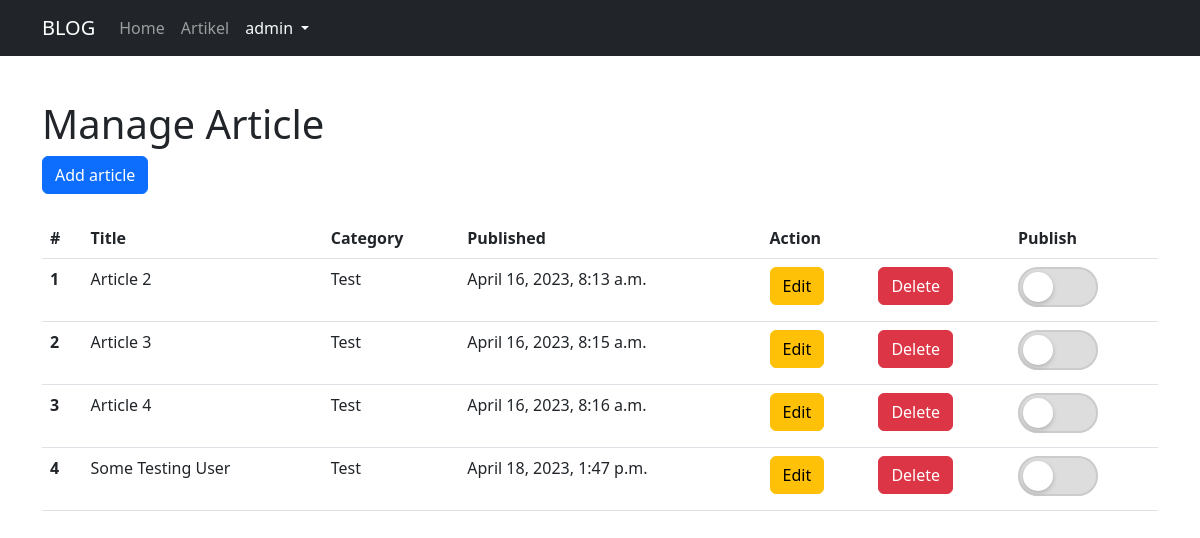
The app's page /article/manage/ (signed in) with its own data.
### article/models.py (models this page shows, shortened)
class Article(models.Model):
	title		= models.CharField(max_length=255)
	body 		= models.TextField()
	category_choices = [
		('Test', 'Test'),
		('News', 'News'),
		('Sport', 'Sport'),
	]
	category 	= models.CharField(
		max_length=10,
		choices=category_choices,
		default='Test'
	)
	published	= models.DateTimeField(auto_now_add=True)
	updated 	= models.DateTimeField(auto_now=True)
	slug		= models.SlugField(blank=True, editable=False)

### article/views.py (the view)
# urls.py: path('manage/', ArticleManageView.as_view(), name='manage'),
@method_decorator(login_required, name='dispatch')
class ArticleManageView(ListView):
	model = Article
	template_name = "article/article_manage.html"
	context_object_name = 'article_list'
	def get(self, *args, **kwargs):
		print(self.request.user.get_all_permissions())
		return super().get(self.request, *args, **kwargs)

### article/templates/article/article_manage.html (shortened to what this page needs)
{% extends "base.html" %}
{% load static %}
{% block contents %}
<link rel="stylesheet" type="text/css" href="{% static 'switch.css' %}">
    <h1>Manage Article</h1>
    <a class="btn btn-primary btn-block" href="{% url 'article:create' %}">Add article</a>
    <table class="table mt-4">
	  <thead class="thead-dark">
	    <tr>
	      <th scope="col">#</th>
	      <th scope="col">Title</th>
	      <th scope="col">Category</th>
	      <th scope="col">Published</th>
	      <th scope="col">Action</th>
		  <th></th>
		  <th>Publish</th>
	    </tr>
	  </thead>
	  <tbody>
	    {% for article in article_list %}
	    <tr>
	      <th scope="row">{{forloop.counter}}</th>
	      <td>{{article.title}}</td>
	      <td>{{article.category}}</td>
	      <td>{{article.published}}</td>
	      <td>
			<a class="btn btn-warning" href="{% url 'article:update' article.id %}">Edit</a>
		  </td>
		  <td>
	      	<a class="btn btn-danger" href="{% url 'article:delete' article.id %}">Delete</a>
	      </td>
		  <td>
		  	<label class="toggle-switch">
				<div class="toggle-switch-background">
					<div class="toggle-switch-handle"></div>
				</div>
			</label>
		</td>
	    </tr>
	    {% endfor %}
	  </tbody>
	</table>
{% endblock contents %}

### templates/snippets/navbar.html (shortened to what this page needs)
<nav class="navbar fixed-top navbar-expand-lg navbar-dark bg-dark">
  <div class="container">
	  <a class="navbar-brand" href="{% url 'home' %}">BLOG</a>
	  <div class="collapse navbar-collapse" id="navbarNavDropdown">
	    <ul class="navbar-nav">
	      <li class="nav-item">
	        <a class="nav-link" href="{% url 'home' %}">Home</a>
	      </li>
	      <li class="nav-item">
	        <a class="nav-link" href="{% url 'article:list' 1 %}">Artikel</a>
	      </li>
		{% if user.is_authenticated %}
		<li class="nav-item dropdown ml-auto">
	        <a class="nav-link dropdown-toggle text-light" href="#" id="navbarDropdownMenuLink" role="button" data-bs-toggle="dropdown" aria-haspopup="true" aria-expanded="false">
	          {{user}}
	        </a>
	    </li>
		</ul>
		{% else %}
		<li class="nav-item dropdown ml-auto">
	        <a class="nav-link" href="{% url 'login' %}">
	          Login
	        </a>
			</li>
		{% endif %}
	  </div>
  </div>
</nav>

### static/switch.css (style rules this page uses)
.toggle-switch { position: relative; display: inline-block; width: 80px; height: 40px; cursor: pointer; }
.toggle-switch-background { position: absolute; top: 0; left: 0; width: 100%; height: 100%; background-color: #ddd; border-radius: 20px; box-shadow: inset 0 0 0 2px #ccc; transition: background-color 0.3s ease-in-out; }
.toggle-switch-handle { position: absolute; top: 5px; left: 5px; width: 30px; height: 30px; background-color: #fff; border-radius: 50%; box-shadow: 0 2px 5px rgba(0, 0, 0, 0.2); transition: transform 0.3s ease-in-out; }
.toggle-switch::before { content: ""; position: absolute; top: -25px; right: -35px; font-size: 12px; font-weight: bold; color: #aaa; text-shadow: 1px 1px #fff; transition: color 0.3s ease-in-out; }

### records on screen
Article: title "Article 2", category "Test", published "April 16, 2023, 8:13 a.m."
Article: title "Article 3", category "Test", published "April 16, 2023, 8:15 a.m."
Article: title "Article 4", category "Test", published "April 16, 2023, 8:16 a.m."
Article: title "Some Testing User", category "Test", published "April 18, 2023, 1:47 p.m."

### other values on screen
{{ user }} "admin"
